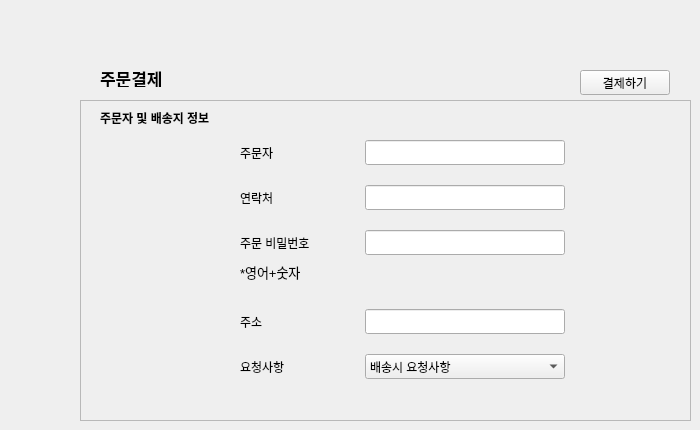
         <widget class="QWidget" name="order_page">
          <widget class="QFrame" name="frame_22">
           <property name="geometry">
            <rect>
             <x>80</x>
             <y>100</y>
             <width>611</width>
             <height>321</height>
            </rect>
           </property>
           <property name="frameShape">
            <enum>QFrame::StyledPanel</enum>
           </property>
           <property name="frameShadow">
            <enum>QFrame::Raised</enum>
           </property>
           <widget class="QLabel" name="label_44">
            <property name="geometry">
             <rect>
              <x>20</x>
              <y>10</y>
              <width>151</width>
              <height>16</height>
             </rect>
            </property>
            <property name="font">
             <font>
              <weight>75</weight>
              <bold>true</bold>
             </font>
            </property>
            <property name="text">
             <string>주문자 및 배송지 정보</string>
            </property>
           </widget>
           <widget class="QWidget" name="layoutWidget">
            <property name="geometry">
             <rect>
              <x>160</x>
              <y>40</y>
              <width>325</width>
              <height>239</height>
             </rect>
            </property>
            <layout class="QVBoxLayout" name="verticalLayout_79">
             <property name="spacing">
              <number>20</number>
             </property>
             <item>
              <layout class="QHBoxLayout" name="horizontalLayout_60">
               <property name="spacing">
                <number>30</number>
               </property>
               <item>
                <widget class="QLabel" name="label_43">
                 <property name="text">
                  <string>주문자</string>
                 </property>
                </widget>
               </item>
               <item>
                <widget class="QLineEdit" name="Customer_Gui_lineOrderPageUserName">
                 <property name="minimumSize">
                  <size>
                   <width>200</width>
                   <height>25</height>
                  </size>
                 </property>
                 <property name="maximumSize">
                  <size>
                   <width>200</width>
                   <height>25</height>
                  </size>
                 </property>
                 <property name="text">
                  <string/>
                 </property>
                 <property name="maxLength">
                  <number>32769</number>
                 </property>
                </widget>
               </item>
              </layout>
             </item>
             <item>
              <layout class="QHBoxLayout" name="horizontalLayout_61">
               <property name="spacing">
                <number>30</number>
               </property>
               <item>
                <widget class="QLabel" name="label_41">
                 <property name="text">
                  <string>연락처</string>
                 </property>
                </widget>
               </item>
               <item>
                <widget class="QLineEdit" name="Customer_Gui_lineOrderPagePhoneNumber">
                 <property name="minimumSize">
                  <size>
                   <width>200</width>
                   <height>25</height>
                  </size>
                 </property>
                 <property name="maximumSize">
                  <size>
                   <width>200</width>
                   <height>25</height>
                  </size>
                 </property>
                 <property name="text">
                  <string/>
                 </property>
                </widget>
               </item>
              </layout>
             </item>
             <item>
              <layout class="QVBoxLayout" name="verticalLayout_78">
               <property name="spacing">
                <number>0</number>
               </property>
               <item>
                <layout class="QHBoxLayout" name="horizontalLayout_62">
                 <property name="spacing">
                  <number>30</number>
                 </property>
                 <item>
                  <widget class="QLabel" name="label_30">
                   <property name="text">
                    <string>주문 비밀번호</string>
                   </property>
                  </widget>
                 </item>
                 <item>
                  <widget class="QLineEdit" name="Customer_Gui_lineOrderPageOrderPW">
                   <property name="minimumSize">
                    <size>
                     <width>200</width>
                     <height>25</height>
                    </size>
                   </property>
                   <property name="maximumSize">
                    <size>
                     <width>200</width>
                     <height>25</height>
                    </size>
                   </property>
                   <property name="text">
                    <string/>
                   </property>
                   <property name="echoMode">
                    <enum>QLineEdit::Password</enum>
                   </property>
                  </widget>
                 </item>
                </layout>
               </item>
               <item>
                <widget class="QLabel" name="label_5">
                 <property name="font">
                  <font>
                   <pointsize>10</pointsize>
                  </font>
                 </property>
                 <property name="text">
                  <string>*영어+숫자</string>
                 </property>
                </widget>
               </item>
              </layout>
             </item>
             <item>
              <layout class="QHBoxLayout" name="horizontalLayout_65">
               <property name="spacing">
                <number>65</number>
               </property>
               <item>
                <widget class="QLabel" name="label_45">
                 <property name="text">
                  <string>주소</string>
                 </property>
                </widget>
               </item>
               <item>
                <widget class="QLineEdit" name="Customer_Gui_lineOrderPageOrderAddress">
                 <property name="minimumSize">
                  <size>
                   <width>200</width>
                   <height>25</height>
                  </size>
                 </property>
                 <property name="maximumSize">
                  <size>
                   <width>200</width>
                   <height>25</height>
                  </size>
                 </property>
                </widget>
               </item>
              </layout>
             </item>
             <item>
              <layout class="QHBoxLayout" name="horizontalLayout_66">
               <property name="spacing">
                <number>65</number>
               </property>
               <item>
                <widget class="QLabel" name="label_57">
                 <property name="text">
                  <string>요청사항</string>
                 </property>
                </widget>
               </item>
               <item>
                <widget class="QComboBox" name="comboBox_2">
                 <property name="minimumSize">
                  <size>
                   <width>200</width>
                   <height>25</height>
                  </size>
                 </property>
                 <property name="maximumSize">
                  <size>
                   <width>200</width>
                   <height>25</height>
                  </size>
                 </property>
                 <item>
                  <property name="text">
                   <string>배송시 요청사항</string>
                  </property>
                 </item>
                 <item>
                  <property name="text">
                   <string>부재시 경비실에 맡겨주세요.</string>
                  </property>
                 </item>
                 <item>
                  <property name="text">
                   <string>부재시 휴대폰으로 연락바랍니다.</string>
                  </property>
                 </item>
                 <item>
                  <property name="text">
                   <string>집 앞에 놓아주세요.</string>
                  </property>
                 </item>
                 <item>
                  <property name="text">
                   <string>택배함에 넣어주세요.</string>
                  </property>
                 </item>
                 <item>
                  <property name="text">
                   <string>직접 입력</string>
                  </property>
                 </item>
                 <item>
                  <property name="text">
                   <string/>
                  </property>
                 </item>
                </widget>
               </item>
              </layout>
             </item>
            </layout>
           </widget>
          </widget>
          <widget class="QLabel" name="label_59">
           <property name="geometry">
            <rect>
             <x>100</x>
             <y>70</y>
             <width>67</width>
             <height>17</height>
            </rect>
           </property>
           <property name="font">
            <font>
             <pointsize>13</pointsize>
             <weight>75</weight>
             <bold>true</bold>
            </font>
           </property>
           <property name="text">
            <string>주문결제</string>
           </property>
          </widget>
          <widget class="QPushButton" name="Customer_Gui_btnOrderPageBuy">
           <property name="geometry">
            <rect>
             <x>580</x>
             <y>70</y>
             <width>90</width>
             <height>25</height>
            </rect>
           </property>
           <property name="text">
            <string>결제하기</string>
           </property>
          </widget>
         </widget>
